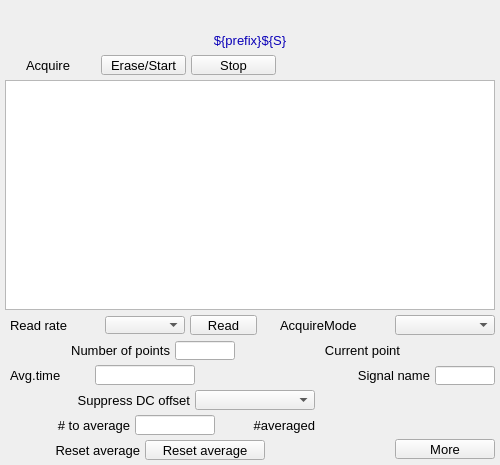
<?xml version="1.0" ?>
<ui version="4.0">
  <class>Dialog</class>
  <widget class="QWidget" name="screen">
    <property name="geometry">
      <rect>
        <x>81</x>
        <y>135</y>
        <width>500</width>
        <height>465</height>
      </rect>
    </property>
    <property name="styleSheet">
      <string notr="true">QWidget#screen {
  color: rgb(0, 0, 0);
  background-color: rgb(187, 187, 187);
  }</string>
    </property>
    <property name="windowTitle">
      <string>NDFFTFreqSpectrumPlot</string>
    </property>
    <widget class="PyDMLabel" name="text_update">
      <property name="geometry">
        <rect>
          <x>0</x>
          <y>5</y>
          <width>500</width>
          <height>20</height>
        </rect>
      </property>
      <property name="toolTip">
        <string>PV: ${prefix}Name</string>
      </property>
      <property name="channel" stdset="0">
        <string>ca://${prefix}Name</string>
      </property>
      <property name="font" stdset="0">
        <font>
          <pointsize>10</pointsize>
        </font>
      </property>
      <property name="alignment">
        <set>Qt::AlignCenter</set>
      </property>
      <property name="textInteractionFlags">
        <set>Qt::TextSelectableByKeyboard|Qt::TextSelectableByMouse</set>
      </property>
      <property name="styleSheet">
        <string notr="true">PyDMLabel#text_update {
  color: rgb(10, 0, 184);
  background-color: rgb(187, 187, 187);
  }</string>
      </property>
    </widget>
    <widget class="QLabel" name="text">
      <property name="geometry">
        <rect>
          <x>0</x>
          <y>30</y>
          <width>500</width>
          <height>20</height>
        </rect>
      </property>
      <property name="text">
        <string>${prefix}${S}</string>
      </property>
      <property name="font" stdset="0">
        <font>
          <pointsize>10</pointsize>
        </font>
      </property>
      <property name="brush" stdset="0">
        <brush brushstyle="SolidPattern">
          <color alpha="255">
            <red>10</red>
            <green>0</green>
            <blue>184</blue>
          </color>
        </brush>
      </property>
      <property name="toolTip">
        <string>text</string>
      </property>
      <property name="alignment">
        <set>Qt::AlignCenter</set>
      </property>
      <property name="styleSheet">
        <string notr="true">QLabel#text {
  color: rgb(10, 0, 184);
  }</string>
      </property>
    </widget>
    <widget class="PyDMWaveformPlot" name="cartesian_plot">
      <property name="geometry">
        <rect>
          <x>5</x>
          <y>80</y>
          <width>490</width>
          <height>230</height>
        </rect>
      </property>
      <property name="toolTip">
        <string>cartesian_plot</string>
      </property>
      <property name="title" stdset="0">
        <string>$(P)$(R)$(S)</string>
      </property>
      <property name="xLabels">
        <stringlist>
          <string>Frequency {Hz}</string>
        </stringlist>
      </property>
      <property name="yLabels">
        <stringlist>
          <string>${prefix}${S}</string>
        </stringlist>
      </property>
      <property name="curves" stdset="0">
        <stringlist>
          <string>{&quot;name&quot;: &quot;curve 1&quot;, &quot;x_channel&quot;: &quot;ca://${prefix}FFTFreqAxis&quot;, &quot;y_channel&quot;: &quot;ca://${prefix}${S}&quot;, &quot;color&quot;: &quot;#4b6ec7&quot;, &quot;lineStyle&quot;: 1, &quot;lineWidth&quot;: 1, &quot;symbolSize&quot;: 10, &quot;redraw_mode&quot;: 2, &quot;block_size&quot;: 1200}</string>
        </stringlist>
      </property>
      <property name="axisColor" stdset="0">
        <color>
          <red>0</red>
          <green>0</green>
          <blue>0</blue>
        </color>
      </property>
      <property name="backgroundColor" stdset="0">
        <color>
          <red>218</red>
          <green>218</green>
          <blue>218</blue>
        </color>
      </property>
    </widget>
    <widget class="QLabel" name="text_1">
      <property name="geometry">
        <rect>
          <x>26</x>
          <y>55</y>
          <width>70</width>
          <height>20</height>
        </rect>
      </property>
      <property name="text">
        <string>Acquire</string>
      </property>
      <property name="font" stdset="0">
        <font>
          <pointsize>10</pointsize>
        </font>
      </property>
      <property name="brush" stdset="0">
        <brush brushstyle="SolidPattern">
          <color alpha="255">
            <red>0</red>
            <green>0</green>
            <blue>0</blue>
          </color>
        </brush>
      </property>
      <property name="toolTip">
        <string>text_1</string>
      </property>
      <property name="alignment">
        <set>Qt::AlignLeading|Qt::AlignLeft|Qt::AlignVCenter</set>
      </property>
      <property name="styleSheet">
        <string notr="true">QLabel#text_1 {
  color: rgb(0, 0, 0);
  }</string>
      </property>
    </widget>
    <widget class="PyDMPushButton" name="message_button">
      <property name="geometry">
        <rect>
          <x>101</x>
          <y>55</y>
          <width>85</width>
          <height>20</height>
        </rect>
      </property>
      <property name="text">
        <string>Erase/Start</string>
      </property>
      <property name="font" stdset="0">
        <font>
          <pointsize>10</pointsize>
        </font>
      </property>
      <property name="toolTip">
        <string>${P}${RTS}TSAcquire</string>
      </property>
      <property name="channel" stdset="0">
        <string>ca://${P}${RTS}TSAcquire</string>
      </property>
      <property name="pressValue" stdset="0">
        <string>1</string>
      </property>
      <property name="styleSheet">
        <string notr="true">PyDMPushButton#message_button {
  color: rgb(0, 0, 0);
  background-color: rgb(115, 223, 255);
  }</string>
      </property>
    </widget>
    <widget class="PyDMPushButton" name="message_button_1">
      <property name="geometry">
        <rect>
          <x>191</x>
          <y>55</y>
          <width>85</width>
          <height>20</height>
        </rect>
      </property>
      <property name="text">
        <string>Stop</string>
      </property>
      <property name="font" stdset="0">
        <font>
          <pointsize>10</pointsize>
        </font>
      </property>
      <property name="toolTip">
        <string>${P}${RTS}TSAcquire</string>
      </property>
      <property name="channel" stdset="0">
        <string>ca://${P}${RTS}TSAcquire</string>
      </property>
      <property name="pressValue" stdset="0">
        <string>0</string>
      </property>
      <property name="styleSheet">
        <string notr="true">PyDMPushButton#message_button_1 {
  color: rgb(0, 0, 0);
  background-color: rgb(115, 223, 255);
  }</string>
      </property>
    </widget>
    <widget class="QLabel" name="text_2">
      <property name="geometry">
        <rect>
          <x>320</x>
          <y>365</y>
          <width>110</width>
          <height>20</height>
        </rect>
      </property>
      <property name="text">
        <string>Signal name</string>
      </property>
      <property name="font" stdset="0">
        <font>
          <pointsize>10</pointsize>
        </font>
      </property>
      <property name="brush" stdset="0">
        <brush brushstyle="SolidPattern">
          <color alpha="255">
            <red>0</red>
            <green>0</green>
            <blue>0</blue>
          </color>
        </brush>
      </property>
      <property name="toolTip">
        <string>text_2</string>
      </property>
      <property name="alignment">
        <set>Qt::AlignRight|Qt::AlignTrailing|Qt::AlignVCenter</set>
      </property>
      <property name="styleSheet">
        <string notr="true">QLabel#text_2 {
  color: rgb(0, 0, 0);
  }</string>
      </property>
    </widget>
    <widget class="PyDMLineEdit" name="text_entry">
      <property name="geometry">
        <rect>
          <x>435</x>
          <y>366</y>
          <width>60</width>
          <height>19</height>
        </rect>
      </property>
      <property name="channel" stdset="0">
        <string>ca://${prefix}Name</string>
      </property>
      <property name="toolTip">
        <string>${prefix}Name</string>
      </property>
      <property name="font" stdset="0">
        <font>
          <pointsize>10</pointsize>
        </font>
      </property>
      <property name="styleSheet">
        <string notr="true">PyDMLineEdit#text_entry {
  color: rgb(0, 0, 0);
  background-color: rgb(115, 223, 255);
  border: 1px solid black;
  margin: 0px;
  padding: 0px;
  spacing: 0px;
  }</string>
      </property>
    </widget>
    <widget class="QLabel" name="text_3">
      <property name="geometry">
        <rect>
          <x>10</x>
          <y>365</y>
          <width>80</width>
          <height>20</height>
        </rect>
      </property>
      <property name="text">
        <string>Avg.time</string>
      </property>
      <property name="font" stdset="0">
        <font>
          <pointsize>10</pointsize>
        </font>
      </property>
      <property name="brush" stdset="0">
        <brush brushstyle="SolidPattern">
          <color alpha="255">
            <red>0</red>
            <green>0</green>
            <blue>0</blue>
          </color>
        </brush>
      </property>
      <property name="toolTip">
        <string>text_3</string>
      </property>
      <property name="alignment">
        <set>Qt::AlignLeading|Qt::AlignLeft|Qt::AlignVCenter</set>
      </property>
      <property name="styleSheet">
        <string notr="true">QLabel#text_3 {
  color: rgb(0, 0, 0);
  }</string>
      </property>
    </widget>
    <widget class="PyDMLineEdit" name="text_entry_1">
      <property name="geometry">
        <rect>
          <x>95</x>
          <y>365</y>
          <width>100</width>
          <height>20</height>
        </rect>
      </property>
      <property name="channel" stdset="0">
        <string>ca://${P}${RTS}TSAveragingTime</string>
      </property>
      <property name="toolTip">
        <string>${P}${RTS}TSAveragingTime</string>
      </property>
      <property name="font" stdset="0">
        <font>
          <pointsize>10</pointsize>
        </font>
      </property>
      <property name="styleSheet">
        <string notr="true">PyDMLineEdit#text_entry_1 {
  color: rgb(0, 0, 0);
  background-color: rgb(115, 223, 255);
  border: 1px solid black;
  margin: 0px;
  padding: 0px;
  spacing: 0px;
  }</string>
      </property>
    </widget>
    <widget class="PyDMLabel" name="text_update_1">
      <property name="geometry">
        <rect>
          <x>200</x>
          <y>366</y>
          <width>100</width>
          <height>18</height>
        </rect>
      </property>
      <property name="toolTip">
        <string>PV: ${P}${RTS}TSAveragingTime_RBV</string>
      </property>
      <property name="channel" stdset="0">
        <string>ca://${P}${RTS}TSAveragingTime_RBV</string>
      </property>
      <property name="font" stdset="0">
        <font>
          <pointsize>10</pointsize>
        </font>
      </property>
      <property name="alignment">
        <set>Qt::AlignLeading|Qt::AlignLeft|Qt::AlignVCenter</set>
      </property>
      <property name="textInteractionFlags">
        <set>Qt::TextSelectableByKeyboard|Qt::TextSelectableByMouse</set>
      </property>
      <property name="styleSheet">
        <string notr="true">PyDMLabel#text_update_1 {
  color: rgb(10, 0, 184);
  background-color: rgb(187, 187, 187);
  }</string>
      </property>
    </widget>
    <widget class="PyDMEnumComboBox" name="menu">
      <property name="geometry">
        <rect>
          <x>395</x>
          <y>315</y>
          <width>100</width>
          <height>20</height>
        </rect>
      </property>
      <property name="toolTip">
        <string>${P}${RTS}TSAcquireMode</string>
      </property>
      <property name="channel" stdset="0">
        <string>ca://${P}${RTS}TSAcquireMode</string>
      </property>
      <property name="font" stdset="0">
        <font>
          <pointsize>10</pointsize>
        </font>
      </property>
      <property name="styleSheet">
        <string notr="true">PyDMEnumComboBox#menu {
  color: rgb(0, 0, 0);
  background-color: rgb(115, 223, 255);
  }</string>
      </property>
    </widget>
    <widget class="QLabel" name="text_4">
      <property name="geometry">
        <rect>
          <x>280</x>
          <y>315</y>
          <width>110</width>
          <height>20</height>
        </rect>
      </property>
      <property name="text">
        <string>AcquireMode</string>
      </property>
      <property name="font" stdset="0">
        <font>
          <pointsize>10</pointsize>
        </font>
      </property>
      <property name="brush" stdset="0">
        <brush brushstyle="SolidPattern">
          <color alpha="255">
            <red>0</red>
            <green>0</green>
            <blue>0</blue>
          </color>
        </brush>
      </property>
      <property name="toolTip">
        <string>text_4</string>
      </property>
      <property name="alignment">
        <set>Qt::AlignLeading|Qt::AlignLeft|Qt::AlignVCenter</set>
      </property>
      <property name="styleSheet">
        <string notr="true">QLabel#text_4 {
  color: rgb(0, 0, 0);
  }</string>
      </property>
    </widget>
    <widget class="PyDMPushButton" name="message_button_2">
      <property name="geometry">
        <rect>
          <x>190</x>
          <y>315</y>
          <width>67</width>
          <height>20</height>
        </rect>
      </property>
      <property name="text">
        <string>Read</string>
      </property>
      <property name="font" stdset="0">
        <font>
          <pointsize>10</pointsize>
        </font>
      </property>
      <property name="toolTip">
        <string>${P}${RTS}TSRead</string>
      </property>
      <property name="channel" stdset="0">
        <string>ca://${P}${RTS}TSRead</string>
      </property>
      <property name="pressValue" stdset="0">
        <string>1</string>
      </property>
      <property name="styleSheet">
        <string notr="true">PyDMPushButton#message_button_2 {
  color: rgb(0, 0, 0);
  background-color: rgb(115, 223, 255);
  }</string>
      </property>
    </widget>
    <widget class="PyDMEnumComboBox" name="menu_1">
      <property name="geometry">
        <rect>
          <x>105</x>
          <y>316</y>
          <width>80</width>
          <height>18</height>
        </rect>
      </property>
      <property name="toolTip">
        <string>${P}${RTS}TSRead.SCAN</string>
      </property>
      <property name="channel" stdset="0">
        <string>ca://${P}${RTS}TSRead.SCAN</string>
      </property>
      <property name="font" stdset="0">
        <font>
          <pointsize>10</pointsize>
        </font>
      </property>
      <property name="styleSheet">
        <string notr="true">PyDMEnumComboBox#menu_1 {
  color: rgb(0, 0, 0);
  background-color: rgb(115, 223, 255);
  }</string>
      </property>
    </widget>
    <widget class="QLabel" name="text_5">
      <property name="geometry">
        <rect>
          <x>10</x>
          <y>315</y>
          <width>90</width>
          <height>20</height>
        </rect>
      </property>
      <property name="text">
        <string>Read rate</string>
      </property>
      <property name="font" stdset="0">
        <font>
          <pointsize>10</pointsize>
        </font>
      </property>
      <property name="brush" stdset="0">
        <brush brushstyle="SolidPattern">
          <color alpha="255">
            <red>0</red>
            <green>0</green>
            <blue>0</blue>
          </color>
        </brush>
      </property>
      <property name="toolTip">
        <string>text_5</string>
      </property>
      <property name="alignment">
        <set>Qt::AlignLeading|Qt::AlignLeft|Qt::AlignVCenter</set>
      </property>
      <property name="styleSheet">
        <string notr="true">QLabel#text_5 {
  color: rgb(0, 0, 0);
  }</string>
      </property>
    </widget>
    <widget class="QLabel" name="text_6">
      <property name="geometry">
        <rect>
          <x>10</x>
          <y>340</y>
          <width>160</width>
          <height>20</height>
        </rect>
      </property>
      <property name="text">
        <string>Number of points</string>
      </property>
      <property name="font" stdset="0">
        <font>
          <pointsize>10</pointsize>
        </font>
      </property>
      <property name="brush" stdset="0">
        <brush brushstyle="SolidPattern">
          <color alpha="255">
            <red>0</red>
            <green>0</green>
            <blue>0</blue>
          </color>
        </brush>
      </property>
      <property name="toolTip">
        <string>text_6</string>
      </property>
      <property name="alignment">
        <set>Qt::AlignRight|Qt::AlignTrailing|Qt::AlignVCenter</set>
      </property>
      <property name="styleSheet">
        <string notr="true">QLabel#text_6 {
  color: rgb(0, 0, 0);
  }</string>
      </property>
    </widget>
    <widget class="PyDMLineEdit" name="text_entry_2">
      <property name="geometry">
        <rect>
          <x>175</x>
          <y>341</y>
          <width>60</width>
          <height>19</height>
        </rect>
      </property>
      <property name="channel" stdset="0">
        <string>ca://${P}${RTS}TSNumPoints</string>
      </property>
      <property name="toolTip">
        <string>${P}${RTS}TSNumPoints</string>
      </property>
      <property name="font" stdset="0">
        <font>
          <pointsize>10</pointsize>
        </font>
      </property>
      <property name="styleSheet">
        <string notr="true">PyDMLineEdit#text_entry_2 {
  color: rgb(0, 0, 0);
  background-color: rgb(115, 223, 255);
  border: 1px solid black;
  margin: 0px;
  padding: 0px;
  spacing: 0px;
  }</string>
      </property>
    </widget>
    <widget class="QLabel" name="text_7">
      <property name="geometry">
        <rect>
          <x>270</x>
          <y>340</y>
          <width>130</width>
          <height>20</height>
        </rect>
      </property>
      <property name="text">
        <string>Current point</string>
      </property>
      <property name="font" stdset="0">
        <font>
          <pointsize>10</pointsize>
        </font>
      </property>
      <property name="brush" stdset="0">
        <brush brushstyle="SolidPattern">
          <color alpha="255">
            <red>0</red>
            <green>0</green>
            <blue>0</blue>
          </color>
        </brush>
      </property>
      <property name="toolTip">
        <string>text_7</string>
      </property>
      <property name="alignment">
        <set>Qt::AlignRight|Qt::AlignTrailing|Qt::AlignVCenter</set>
      </property>
      <property name="styleSheet">
        <string notr="true">QLabel#text_7 {
  color: rgb(0, 0, 0);
  }</string>
      </property>
    </widget>
    <widget class="PyDMLabel" name="text_update_2">
      <property name="geometry">
        <rect>
          <x>405</x>
          <y>341</y>
          <width>90</width>
          <height>18</height>
        </rect>
      </property>
      <property name="toolTip">
        <string>PV: ${P}${RTS}TSCurrentPoint</string>
      </property>
      <property name="channel" stdset="0">
        <string>ca://${P}${RTS}TSCurrentPoint</string>
      </property>
      <property name="font" stdset="0">
        <font>
          <pointsize>10</pointsize>
        </font>
      </property>
      <property name="alignment">
        <set>Qt::AlignLeading|Qt::AlignLeft|Qt::AlignVCenter</set>
      </property>
      <property name="textInteractionFlags">
        <set>Qt::TextSelectableByKeyboard|Qt::TextSelectableByMouse</set>
      </property>
      <property name="styleSheet">
        <string notr="true">PyDMLabel#text_update_2 {
  color: rgb(10, 0, 184);
  background-color: rgb(187, 187, 187);
  }</string>
      </property>
    </widget>
    <widget class="PyDMLabel" name="text_update_3">
      <property name="geometry">
        <rect>
          <x>282</x>
          <y>56</y>
          <width>100</width>
          <height>18</height>
        </rect>
      </property>
      <property name="toolTip">
        <string>PV: ${P}${RTS}TSAcquiring</string>
      </property>
      <property name="channel" stdset="0">
        <string>ca://${P}${RTS}TSAcquiring</string>
      </property>
      <property name="displayFormat" stdset="0">
        <enum>PyDMLabel::String</enum>
      </property>
      <property name="font" stdset="0">
        <font>
          <pointsize>10</pointsize>
        </font>
      </property>
      <property name="alignment">
        <set>Qt::AlignLeading|Qt::AlignLeft|Qt::AlignVCenter</set>
      </property>
      <property name="textInteractionFlags">
        <set>Qt::TextSelectableByKeyboard|Qt::TextSelectableByMouse</set>
      </property>
      <property name="styleSheet">
        <string notr="true">PyDMLabel#text_update_3 {
  color: rgb(10, 0, 184);
  background-color: rgb(70, 70, 70);
  }</string>
      </property>
    </widget>
    <widget class="QLabel" name="text_8">
      <property name="geometry">
        <rect>
          <x>10</x>
          <y>390</y>
          <width>180</width>
          <height>20</height>
        </rect>
      </property>
      <property name="text">
        <string>Suppress DC offset</string>
      </property>
      <property name="font" stdset="0">
        <font>
          <pointsize>10</pointsize>
        </font>
      </property>
      <property name="brush" stdset="0">
        <brush brushstyle="SolidPattern">
          <color alpha="255">
            <red>0</red>
            <green>0</green>
            <blue>0</blue>
          </color>
        </brush>
      </property>
      <property name="toolTip">
        <string>text_8</string>
      </property>
      <property name="alignment">
        <set>Qt::AlignRight|Qt::AlignTrailing|Qt::AlignVCenter</set>
      </property>
      <property name="styleSheet">
        <string notr="true">QLabel#text_8 {
  color: rgb(0, 0, 0);
  }</string>
      </property>
    </widget>
    <widget class="PyDMEnumComboBox" name="menu_2">
      <property name="geometry">
        <rect>
          <x>195</x>
          <y>390</y>
          <width>120</width>
          <height>20</height>
        </rect>
      </property>
      <property name="toolTip">
        <string>${prefix}FFTSuppressDC</string>
      </property>
      <property name="channel" stdset="0">
        <string>ca://${prefix}FFTSuppressDC</string>
      </property>
      <property name="font" stdset="0">
        <font>
          <pointsize>10</pointsize>
        </font>
      </property>
      <property name="styleSheet">
        <string notr="true">PyDMEnumComboBox#menu_2 {
  color: rgb(0, 0, 0);
  background-color: rgb(115, 223, 255);
  }</string>
      </property>
    </widget>
    <widget class="PyDMRelatedDisplayButton" name="related_display">
      <property name="geometry">
        <rect>
          <x>395</x>
          <y>439</y>
          <width>100</width>
          <height>20</height>
        </rect>
      </property>
      <property name="toolTip">
        <string>More</string>
      </property>
      <property name="text">
        <string>More</string>
      </property>
      <property name="showIcon" stdset="0">
        <bool>true</bool>
      </property>
      <property name="font" stdset="0">
        <font>
          <pointsize>10</pointsize>
        </font>
      </property>
      <property name="styleSheet">
        <string notr="true">PyDMRelatedDisplayButton#related_display {
  color: rgb(0, 0, 0);
  background-color: rgb(115, 223, 255);
  }</string>
      </property>
      <property name="titles" stdset="0">
        <stringlist>
          <string>Time series plugin</string>
          <string>FFT plugin</string>
        </stringlist>
      </property>
      <property name="filenames" stdset="0">
        <stringlist>
          <string>TimeSeriesPlugin_V39.ui</string>
          <string>FFTPlugin_V39.ui</string>
        </stringlist>
      </property>
      <property name="macros" stdset="0">
        <stringlist>
          <string>P=${P},R=${RTS}</string>
          <string>P=${P},R=${R}</string>
        </stringlist>
      </property>
      <property name="openInNewWindow" stdset="0">
        <bool>true</bool>
      </property>
    </widget>
    <widget class="QLabel" name="text_9">
      <property name="geometry">
        <rect>
          <x>10</x>
          <y>415</y>
          <width>120</width>
          <height>20</height>
        </rect>
      </property>
      <property name="text">
        <string># to average</string>
      </property>
      <property name="font" stdset="0">
        <font>
          <pointsize>10</pointsize>
        </font>
      </property>
      <property name="brush" stdset="0">
        <brush brushstyle="SolidPattern">
          <color alpha="255">
            <red>0</red>
            <green>0</green>
            <blue>0</blue>
          </color>
        </brush>
      </property>
      <property name="toolTip">
        <string>text_9</string>
      </property>
      <property name="alignment">
        <set>Qt::AlignRight|Qt::AlignTrailing|Qt::AlignVCenter</set>
      </property>
      <property name="styleSheet">
        <string notr="true">QLabel#text_9 {
  color: rgb(0, 0, 0);
  }</string>
      </property>
    </widget>
    <widget class="PyDMLineEdit" name="text_entry_3">
      <property name="geometry">
        <rect>
          <x>135</x>
          <y>415</y>
          <width>80</width>
          <height>20</height>
        </rect>
      </property>
      <property name="channel" stdset="0">
        <string>ca://${prefix}FFTNumAverage</string>
      </property>
      <property name="toolTip">
        <string>${prefix}FFTNumAverage</string>
      </property>
      <property name="font" stdset="0">
        <font>
          <pointsize>10</pointsize>
        </font>
      </property>
      <property name="styleSheet">
        <string notr="true">PyDMLineEdit#text_entry_3 {
  color: rgb(0, 0, 0);
  background-color: rgb(115, 223, 255);
  border: 1px solid black;
  margin: 0px;
  padding: 0px;
  spacing: 0px;
  }</string>
      </property>
    </widget>
    <widget class="PyDMPushButton" name="message_button_3">
      <property name="geometry">
        <rect>
          <x>145</x>
          <y>440</y>
          <width>120</width>
          <height>20</height>
        </rect>
      </property>
      <property name="text">
        <string>Reset average</string>
      </property>
      <property name="font" stdset="0">
        <font>
          <pointsize>10</pointsize>
        </font>
      </property>
      <property name="toolTip">
        <string>${prefix}FFTResetAverage</string>
      </property>
      <property name="channel" stdset="0">
        <string>ca://${prefix}FFTResetAverage</string>
      </property>
      <property name="pressValue" stdset="0">
        <string>1</string>
      </property>
      <property name="styleSheet">
        <string notr="true">PyDMPushButton#message_button_3 {
  color: rgb(0, 0, 0);
  background-color: rgb(115, 223, 255);
  }</string>
      </property>
    </widget>
    <widget class="QLabel" name="text_10">
      <property name="geometry">
        <rect>
          <x>10</x>
          <y>440</y>
          <width>130</width>
          <height>20</height>
        </rect>
      </property>
      <property name="text">
        <string>Reset average</string>
      </property>
      <property name="font" stdset="0">
        <font>
          <pointsize>10</pointsize>
        </font>
      </property>
      <property name="brush" stdset="0">
        <brush brushstyle="SolidPattern">
          <color alpha="255">
            <red>0</red>
            <green>0</green>
            <blue>0</blue>
          </color>
        </brush>
      </property>
      <property name="toolTip">
        <string>text_10</string>
      </property>
      <property name="alignment">
        <set>Qt::AlignRight|Qt::AlignTrailing|Qt::AlignVCenter</set>
      </property>
      <property name="styleSheet">
        <string notr="true">QLabel#text_10 {
  color: rgb(0, 0, 0);
  }</string>
      </property>
    </widget>
    <widget class="PyDMLabel" name="text_update_4">
      <property name="geometry">
        <rect>
          <x>320</x>
          <y>416</y>
          <width>80</width>
          <height>18</height>
        </rect>
      </property>
      <property name="toolTip">
        <string>PV: ${prefix}FFTNumAveraged</string>
      </property>
      <property name="channel" stdset="0">
        <string>ca://${prefix}FFTNumAveraged</string>
      </property>
      <property name="font" stdset="0">
        <font>
          <pointsize>10</pointsize>
        </font>
      </property>
      <property name="alignment">
        <set>Qt::AlignLeading|Qt::AlignLeft|Qt::AlignVCenter</set>
      </property>
      <property name="textInteractionFlags">
        <set>Qt::TextSelectableByKeyboard|Qt::TextSelectableByMouse</set>
      </property>
      <property name="styleSheet">
        <string notr="true">PyDMLabel#text_update_4 {
  color: rgb(10, 0, 184);
  background-color: rgb(187, 187, 187);
  }</string>
      </property>
    </widget>
    <widget class="QLabel" name="text_11">
      <property name="geometry">
        <rect>
          <x>225</x>
          <y>415</y>
          <width>90</width>
          <height>20</height>
        </rect>
      </property>
      <property name="text">
        <string>#averaged</string>
      </property>
      <property name="font" stdset="0">
        <font>
          <pointsize>10</pointsize>
        </font>
      </property>
      <property name="brush" stdset="0">
        <brush brushstyle="SolidPattern">
          <color alpha="255">
            <red>0</red>
            <green>0</green>
            <blue>0</blue>
          </color>
        </brush>
      </property>
      <property name="toolTip">
        <string>text_11</string>
      </property>
      <property name="alignment">
        <set>Qt::AlignRight|Qt::AlignTrailing|Qt::AlignVCenter</set>
      </property>
      <property name="styleSheet">
        <string notr="true">QLabel#text_11 {
  color: rgb(0, 0, 0);
  }</string>
      </property>
    </widget>
  </widget>
  <customwidgets>
    <customwidget>
      <class>PyDMLabel</class>
      <extends>QLabel</extends>
      <header>pydm.widgets.label</header>
    </customwidget>
    <customwidget>
      <class>PyDMWaveformPlot</class>
      <extends>QGraphicsView</extends>
      <header>pydm.widgets.waveformplot</header>
    </customwidget>
    <customwidget>
      <class>PyDMPushButton</class>
      <extends>QPushButton</extends>
      <header>pydm.widgets.pushbutton</header>
    </customwidget>
    <customwidget>
      <class>PyDMLineEdit</class>
      <extends>QLineEdit</extends>
      <header>pydm.widgets.line_edit</header>
    </customwidget>
    <customwidget>
      <class>PyDMEnumComboBox</class>
      <extends>QComboBox</extends>
      <header>pydm.widgets.enum_combo_box</header>
    </customwidget>
    <customwidget>
      <class>PyDMRelatedDisplayButton</class>
      <extends>QPushButton</extends>
      <header>pydm.widgets.related_display_button</header>
    </customwidget>
  </customwidgets>
</ui>
